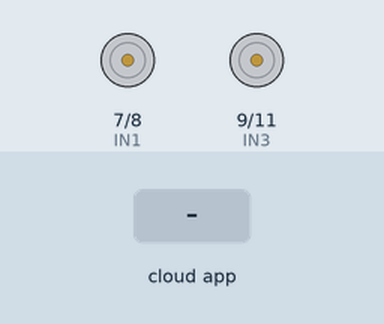
The sketch below on a simulated Arduino Uno, built with avr-gcc and run on an emulated ATmega328P. Parts: motor-driver pin pairs drawn as motors (green arrow = first pin HIGH = forward, orange = second pin HIGH = backward, longer = more drive, scaled by the enable pin). The inputs (shaded band) are chosen by the test bench. The ROS host is connected and sends only what is stated.

Above: at 1.2 s.
1.3 s: the phone or cloud app sets base_mov to 45
At 2.5 s:
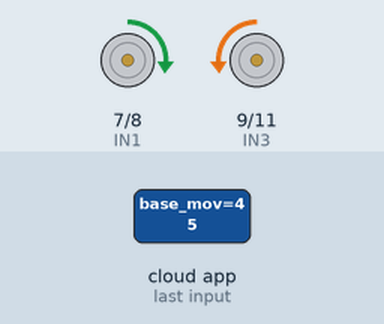
2.8 s: the phone or cloud app sets base_mov to 90
At 3.8 s:
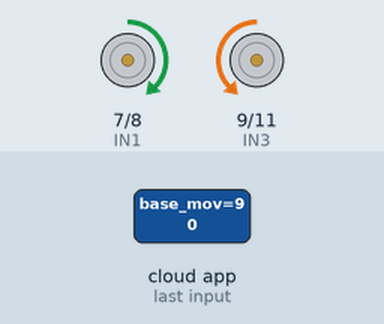
4.3 s: the phone or cloud app sets base_mov to 180
At 5.0 s:
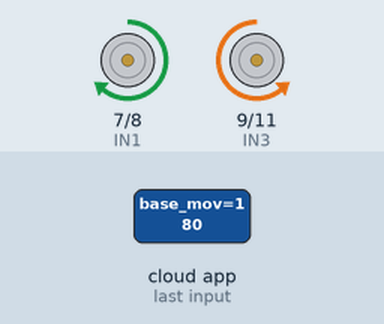
Timing chart, 0 to 7.3 s (numbered marks = the images above; inputs shaded):
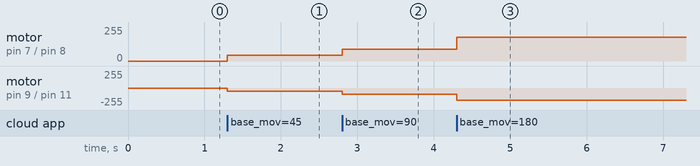

Measured:
- after the input at 1.3 s, motor on pin 7 (IN1) / pin 8 (IN2): stopped → forward 45/255 at once; motor on pin 9 (IN3) / pin 11 (IN4): stopped → backward 45/255 at once
- after the input at 2.8 s, motor on pin 7 (IN1) / pin 8 (IN2): forward 45/255 → forward 90/255 at once; motor on pin 9 (IN3) / pin 11 (IN4): backward 45/255 → backward 90/255 at once
- after the input at 4.3 s, motor on pin 7 (IN1) / pin 8 (IN2): forward 90/255 → forward 180/255 at once; motor on pin 9 (IN3) / pin 11 (IN4): backward 90/255 → backward 180/255 at once

The sketch:

dc_motor_control.ino
```cpp
// -------------------- Arduino Headers -----------------------
#include <ArduinoHardware.h>

// ---------------------- ROS Headers -------------------------
#include <ros.h>
#include <std_msgs/Int32.h>

// -------------------- Global declarations -------------------

// Ports for H Bridge
#define ENA 5
#define ENB 6
#define IN1 7
#define IN2 8
#define IN3 9
#define IN4 11

// Declare node handle
ros::NodeHandle  nh;

// ----------------------- FUNCTION DECLARATIONS --------------------

/**
   Callback for /base_move topic, to start moving the car
   forwards or backwards.

   @param mov_msg raw integer data for the case (0 is forwards,
          1 is backwards and otherwise means stop)
*/
void move_callback(const std_msgs::Int32& mov_msg)
{
  int vel_x = (int) mov_msg.data;

  if (vel_x > 0) //forwards
  {
    analogWrite(ENB, vel_x);
    analogWrite(ENA, vel_x);
    digitalWrite(IN1, HIGH);
    digitalWrite(IN2, LOW);
    digitalWrite(IN3, LOW);
    digitalWrite(IN4, HIGH);
    delay(1);
  }
  else if (vel_x < 0) //backwards
  {
    analogWrite(ENB, -vel_x);
    analogWrite(ENA, -vel_x);
    digitalWrite(IN1, LOW);
    digitalWrite(IN2, HIGH);
    digitalWrite(IN3, HIGH);
    digitalWrite(IN4, LOW);
    delay(1);
  }
  else //Otherwise stop the motors
  {
    digitalWrite(ENB, LOW);
    digitalWrite(ENA, LOW);
    digitalWrite(IN1, LOW);
    digitalWrite(IN2, LOW);
    digitalWrite(IN3, LOW);
    digitalWrite(IN4, LOW);
    delay(20);
  }
}
// Subscriber to the topic /base_mov
ros::Subscriber<std_msgs::Int32> sub("/base_mov", &move_callback);

// ----------------------- MAIN PROGRAM -------------------------

void setup()
{
  // Specifying ports previously defined
  pinMode(IN1, OUTPUT);
  pinMode(IN2, OUTPUT);
  pinMode(IN3, OUTPUT);
  pinMode(IN4, OUTPUT);
  pinMode(ENA, OUTPUT);
  pinMode(ENB, OUTPUT);

  // Initialize communication
  nh.initNode();
  nh.loginfo("Arduino Setup Completed");
  nh.subscribe(sub);
}

void loop()
{
  nh.spinOnce();
  delay(1);
}
```
